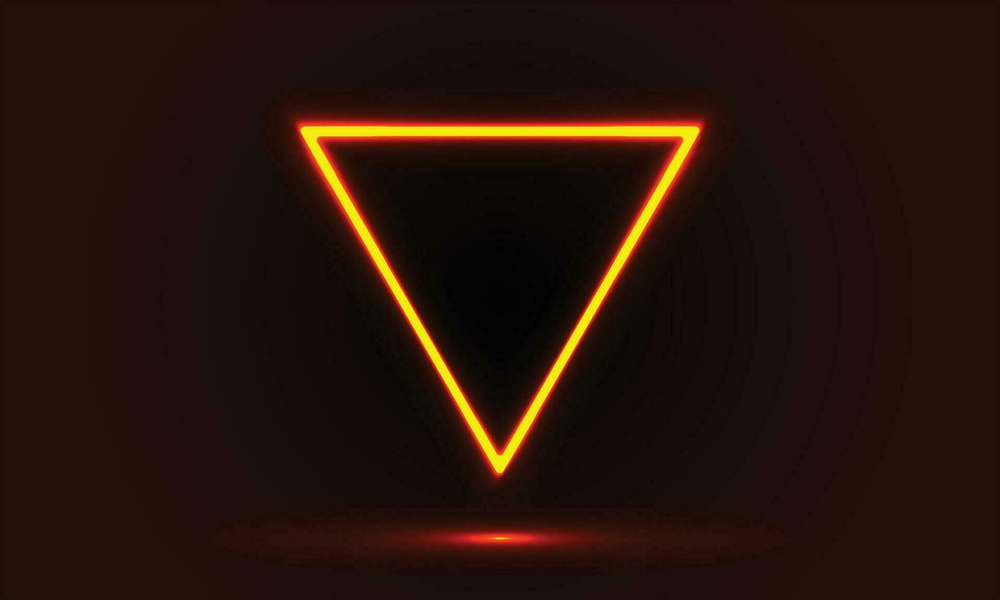
#> input picture Day_19/input_images/img1.png, 1000 x 600 px, shrunk from 1633 x 980 before the run
$ python -i mini_project.py   (imports and definitions only)
#> lines starting #> are read from the running program, lines starting #| are printed output that depends on the picture; after the words box and inside, x2 and y2 are one past the last pixel; in counts of white or black regions, pixels touching at a corner belong together
import cv2
import os


def detect_shapes(image_path):

#> called with image_path = 'input_images/img1.png'
    img = cv2.imread(image_path)
#> img is the input picture: shape (600, 1000, 3); mean B, G, R 9.6, 17.9, 38.7

    gray = cv2.cvtColor(img, cv2.COLOR_BGR2GRAY)
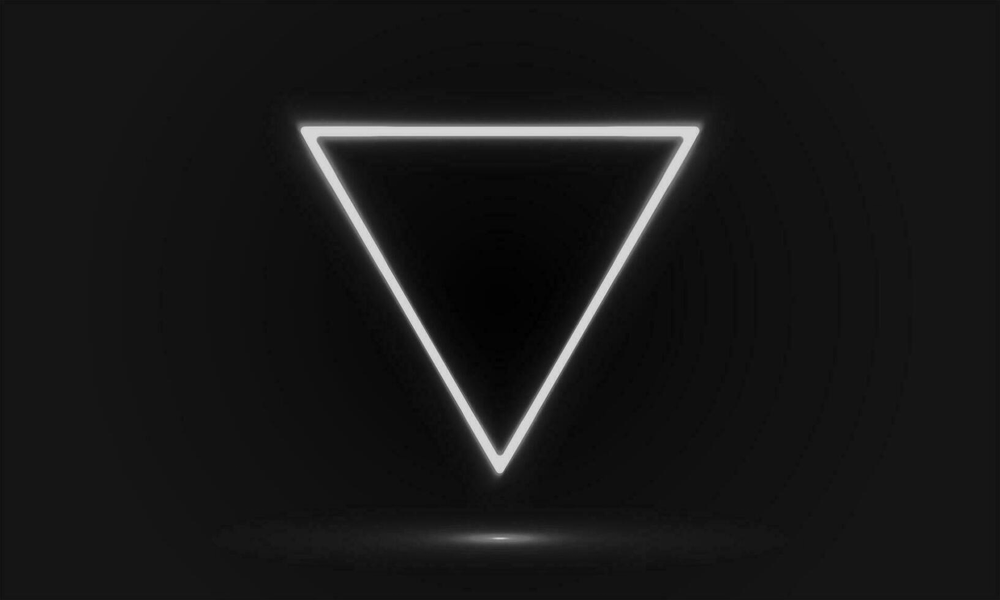
#> gray: shape (600, 1000); min 0, max 223, mean 23.2

    binary = cv2.threshold(
        gray,
        127,
        255,
        cv2.THRESH_BINARY
    )[1]
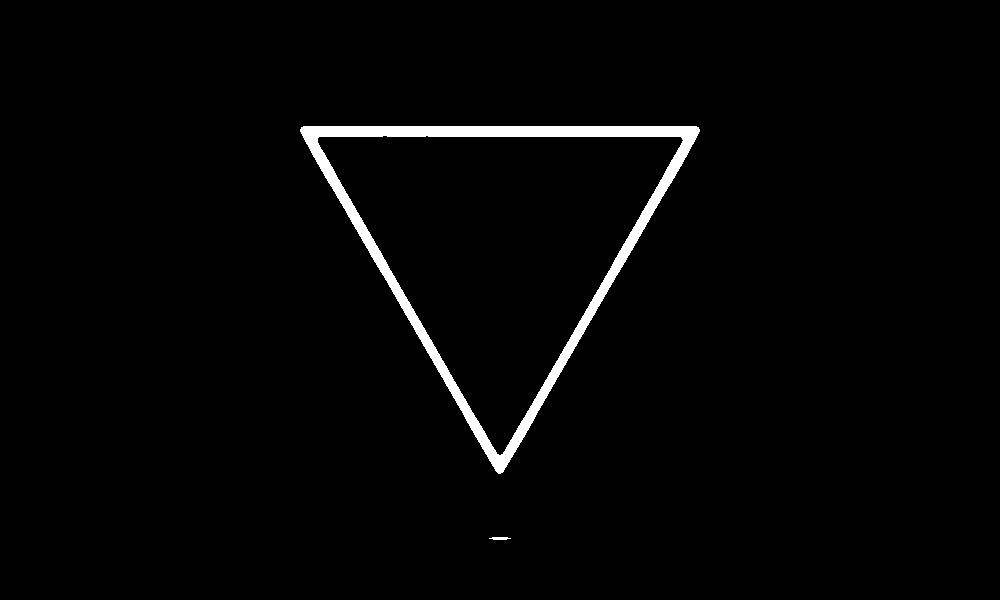
#> binary: shape (600, 1000); 2% white; 2 white regions

    contours, hierarchy = cv2.findContours(
        binary,
        cv2.RETR_EXTERNAL,
        cv2.CHAIN_APPROX_SIMPLE
    )
#> contours = 2 contours; box (x1, y1, x2, y2) and area: (300, 126, 700, 474) 71193, (489, 537, 511, 540) 30

    results = []

    for contour in contours:

        area = cv2.contourArea(contour)

        if area < 500:
            continue

        perimeter = cv2.arcLength(contour, True)

        approx = cv2.approxPolyDP(
            contour,
            0.04 * perimeter,
            True
        )

        corners = len(approx)

        x, y, w, h = cv2.boundingRect(contour)

        if corners == 3:

            shape = "Triangle"

        elif corners == 4:

            if abs(w - h) < 10:
                shape = "Square"
            else:
                shape = "Rectangle"

        elif corners >= 7:

            shape = "Circle"

        else:

            shape = "Polygon"

        cv2.drawContours(
            img,
            [contour],
            -1,
            (255, 0, 0),
            3
        )

        cv2.rectangle(
            img,
            (x, y),
            (x + w, y + h),
            (0, 255, 0),
            2
        )

        cv2.putText(
            img,
            shape,
            (x, y - 35),
            cv2.FONT_HERSHEY_SIMPLEX,
            0.7,
            (0, 0, 255),
            2
        )

        cv2.putText(
            img,
            f"Area: {area:.0f}",
            (x, y - 12),
            cv2.FONT_HERSHEY_SIMPLEX,
            0.5,
            (0, 0, 255),
            2
        )

        cv2.putText(
            img,
            f"Perimeter: {perimeter:.0f}",
            (x, y + h + 20),
            cv2.FONT_HERSHEY_SIMPLEX,
            0.5,
            (0, 0, 255),
            2
        )

        results.append({
            "shape": shape,
            "area": area,
            "perimeter": perimeter
        })
#> this loop made 2 passes
#> (area, perimeter, approx, corners, x, y, w, h) on pass 2: (71193, 1257.7, [[301, 127], [502, 472], [698, 127]], 3, 300, 126, 400, 348)
#> area on pass 1: 30
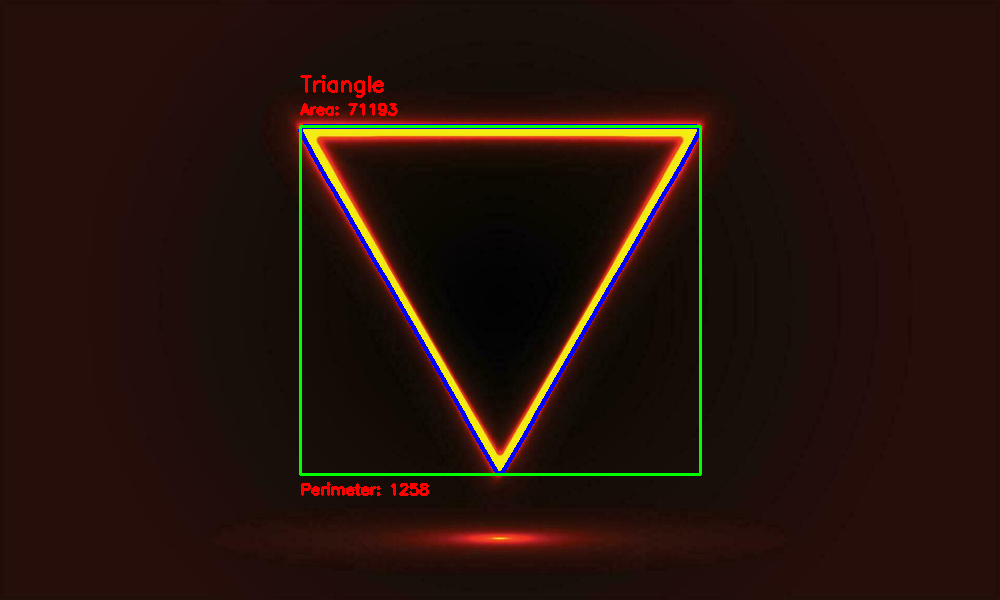
#> img: shape (600, 1000, 3); 1.79% of pixels changed, all inside (x1, y1, x2, y2) = (298, 75, 702, 496)
#> after the loop, results = 1 item

    return img, results


def save_output(image, output_path):

    os.makedirs(
        os.path.dirname(output_path),
        exist_ok=True
    )

    cv2.imwrite(
        output_path,
        image
    )

>>> result = detect_shapes('input_images/img1.png')

$ run again, on Day_19/input_images/img2.png
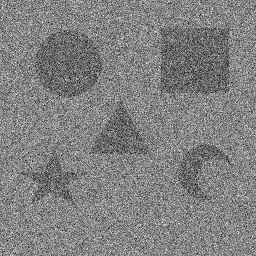
#> input picture Day_19/input_images/img2.png, 256 x 256 px
#> in detect_shapes, img is the input picture: shape (256, 256, 3); min 0, max 255, mean 129
#> in detect_shapes, `binary = cv2.threshold( gray, 127, 255, cv2.THRESH_BINARY )[1]`:
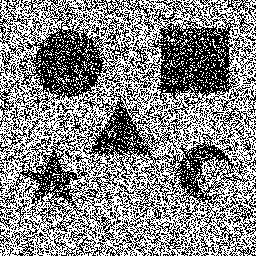
#> binary: shape (256, 256); 52.7% white; black in thin lines or dots
#> contours = 18 contours, 17 with area under 20; largest, box (x1, y1, x2, y2) and area: (0, 0, 256, 256) 63404
#> the loop in detect_shapes, `for contour in contours: ` made 18 passes
#> (area, perimeter, approx, corners, x, y, w, h) on pass 17: (63404, 2188.4, [[2, 0], [0, 255], [255, 254], [255, 1]], 4, 0, 0, 256, 256)
#> after the loop in detect_shapes, `for contour in contours:`:
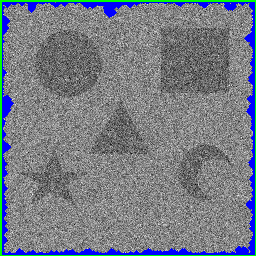
#> img: shape (256, 256, 3); 8.08% of pixels changed, all inside (x1, y1, x2, y2) = (0, 0, 256, 256)
#> after the loop in detect_shapes, `for contour in contours:`: results = 1 item
